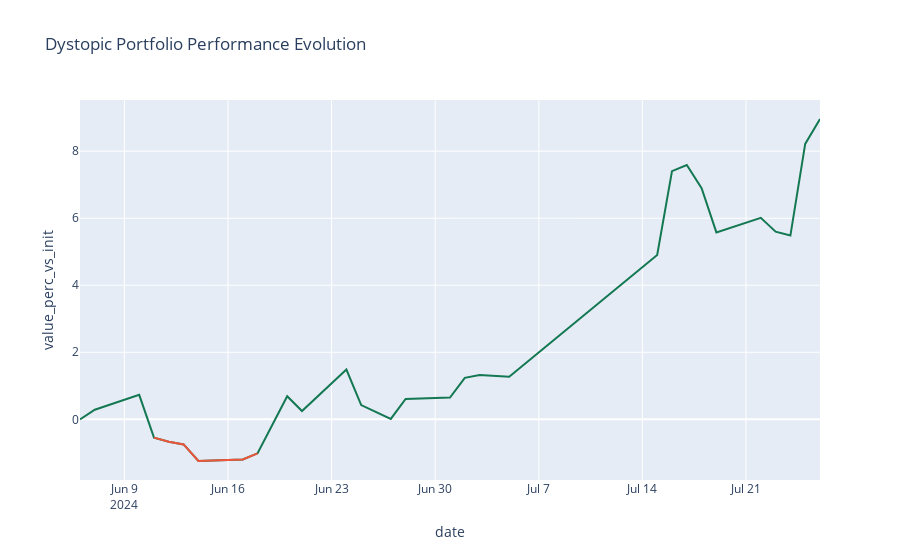

The code cell stored with this chart in its notebook:
### Code cell
import plotly.graph_objs as go

negative_traces_df = expand_df_dates(
    agg_portfolio_value[agg_portfolio_value["value_perc_vs_init"] < 0],
    "date",
    agg_portfolio_value.date.tolist()[0],
    agg_portfolio_value.date.tolist()[-1],
    "both",
)

fig2 = p.line(
    agg_portfolio_value, x="date", y="value_perc_vs_init", title="Dystopic Portfolio Performance Evolution")
fig2.add_trace(
    go.Scatter(x = negative_traces_df.date, y =negative_traces_df.value_perc_vs_init, connectgaps=True, name="negative", showlegend=False),
)
fig2.update_traces(selector=lambda x: x["name"] != "negative",line_color='#147852')
fig2.update_legends(overwrite=True)
# fig2.update_traces(connectgaps=True)

### Figure 1 — Plotly figure (JSON) as saved in the notebook; plotly's stock layout.template omitted (floating-point values rounded to 4 significant figures)
{"data": [{"hovertemplate": "date=%{x}<br>value_perc_vs_init=%{y}<extra></extra>", "legendgroup": "", "line": {"color": "#147852", "dash": "solid"}, "marker": {"symbol": "circle"}, "mode": "lines", "name": "", "orientation": "v", "showlegend": false, "type": "scatter", "x": ["2024-06-06T00:00:00", "2024-06-07T00:00:00", "2024-06-10T00:00:00", "2024-06-11T00:00:00", "2024-06-12T00:00:00", "2024-06-13T00:00:00", "2024-06-14T00:00:00", "2024-06-17T00:00:00", "2024-06-18T00:00:00", "2024-06-20T00:00:00", "2024-06-21T00:00:00", "2024-06-24T00:00:00", "2024-06-25T00:00:00", "2024-06-26T00:00:00", "2024-06-27T00:00:00", "2024-06-28T00:00:00", "2024-07-01T00:00:00", "2024-07-02T00:00:00", "2024-07-03T00:00:00", "2024-07-05T00:00:00", "2024-07-15T00:00:00", "2024-07-16T00:00:00", "2024-07-17T00:00:00", "2024-07-18T00:00:00", "2024-07-19T00:00:00", "2024-07-22T00:00:00", "2024-07-23T00:00:00", "2024-07-24T00:00:00", "2024-07-25T00:00:00", "2024-07-26T00:00:00"], "xaxis": "x", "y": [0, 0.2849, 0.7293, -0.5465, -0.6694, -0.7483, -1.244, -1.196, -1.015, 0.69, 0.2478, 1.484, 0.4243, 0.223, 0.01268, 0.6077, 0.6481, 1.238, 1.324, 1.271, 4.902, 7.405, 7.586, 6.897, 5.577, 6.01, 5.598, 5.483, 8.218, 8.96], "yaxis": "y"}, {"connectgaps": true, "name": "negative", "showlegend": false, "type": "scatter", "x": ["2024-06-06T00:00:00", "2024-06-07T00:00:00", "2024-06-08T00:00:00", "2024-06-09T00:00:00", "2024-06-10T00:00:00", "2024-06-11T00:00:00", "2024-06-12T00:00:00", "2024-06-13T00:00:00", "2024-06-14T00:00:00", "2024-06-15T00:00:00", "2024-06-16T00:00:00", "2024-06-17T00:00:00", "2024-06-18T00:00:00", "2024-06-19T00:00:00", "2024-06-20T00:00:00", "2024-06-21T00:00:00", "2024-06-22T00:00:00", "2024-06-23T00:00:00", "2024-06-24T00:00:00", "2024-06-25T00:00:00", "2024-06-26T00:00:00", "2024-06-27T00:00:00", "2024-06-28T00:00:00", "2024-06-29T00:00:00", "2024-06-30T00:00:00", "2024-07-01T00:00:00", "2024-07-02T00:00:00", "2024-07-03T00:00:00", "2024-07-04T00:00:00", "2024-07-05T00:00:00", "2024-07-06T00:00:00", "2024-07-07T00:00:00", "2024-07-08T00:00:00", "2024-07-09T00:00:00", "2024-07-10T00:00:00", "2024-07-11T00:00:00", "2024-07-12T00:00:00", "2024-07-13T00:00:00", "2024-07-14T00:00:00", "2024-07-15T00:00:00", "2024-07-16T00:00:00", "2024-07-17T00:00:00", "2024-07-18T00:00:00", "2024-07-19T00:00:00", "2024-07-20T00:00:00", "2024-07-21T00:00:00", "2024-07-22T00:00:00", "2024-07-23T00:00:00", "2024-07-24T00:00:00", "2024-07-25T00:00:00", "2024-07-26T00:00:00"], "y": [null, null, null, null, null, -0.5465, -0.6694, -0.7483, -1.244, null, null, -1.196, -1.015, null, null, null, null, null, null, null, null, null, null, null, null, null, null, null, null, null, null, null, null, null, null, null, null, null, null, null, null, null, null, null, null, null, null, null, null, null, null]}], "layout": {"legend": {"tracegroupgap": 0}, "title": {"text": "Dystopic Portfolio Performance Evolution"}, "xaxis": {"anchor": "y", "domain": [0, 1], "title": {"text": "date"}}, "yaxis": {"anchor": "x", "domain": [0, 1], "title": {"text": "value_perc_vs_init"}}}}
